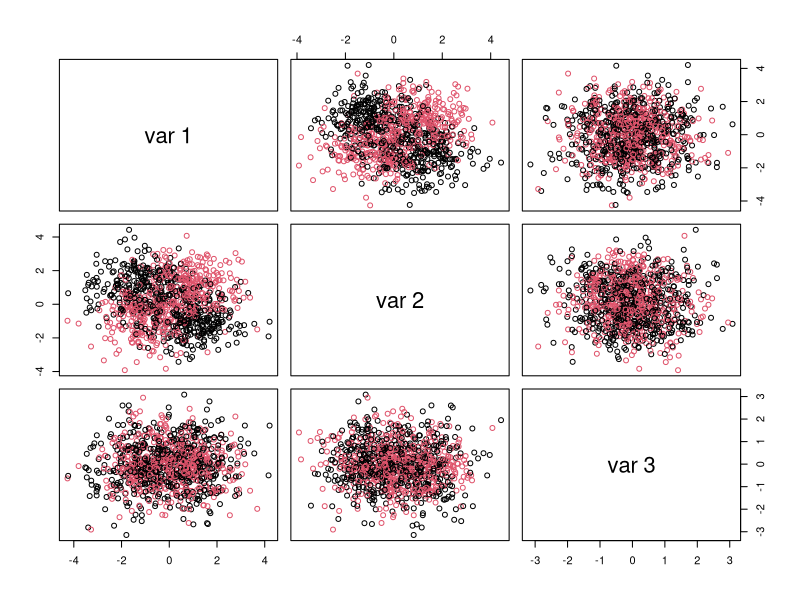
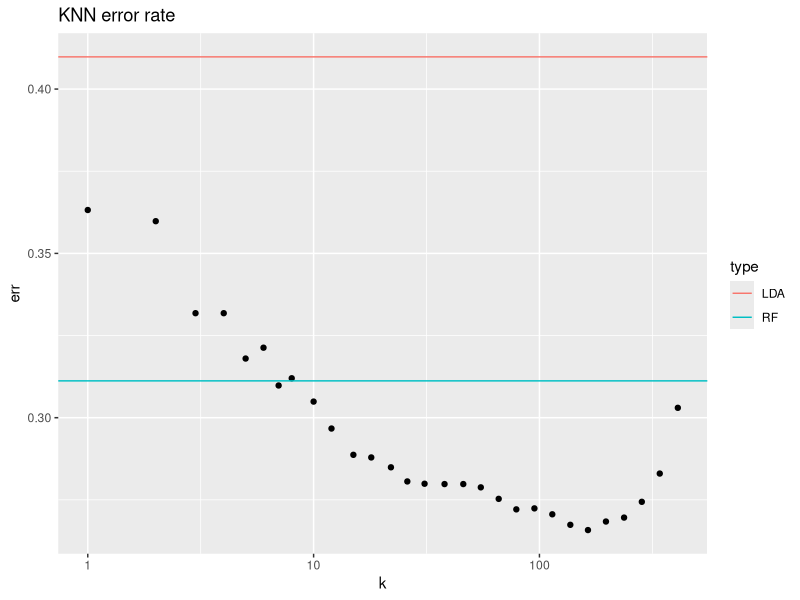
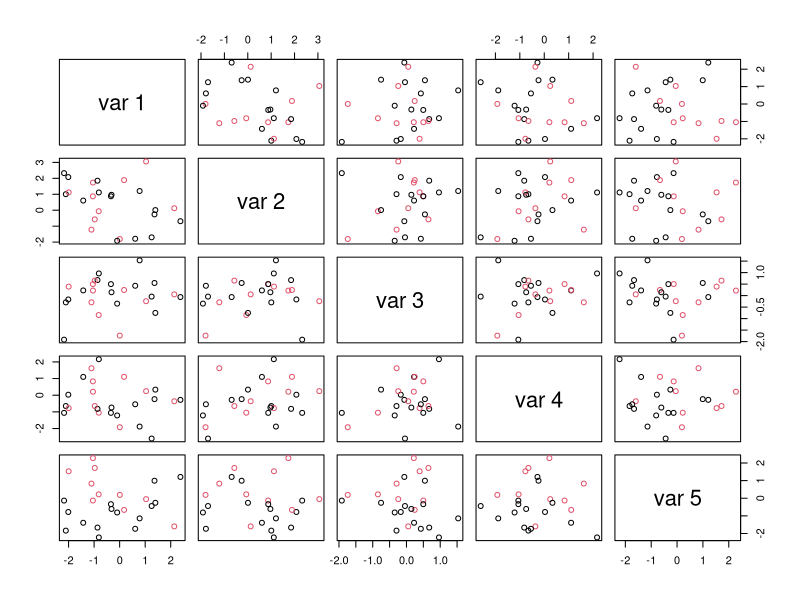
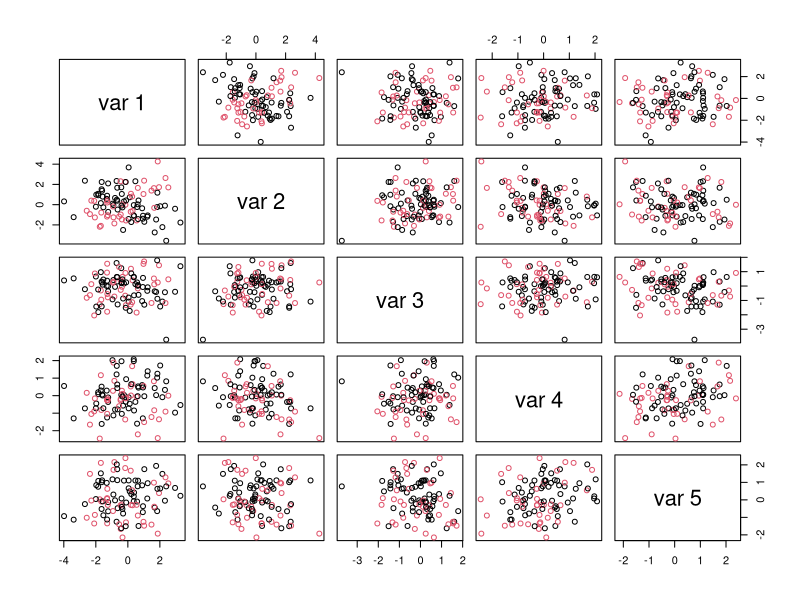
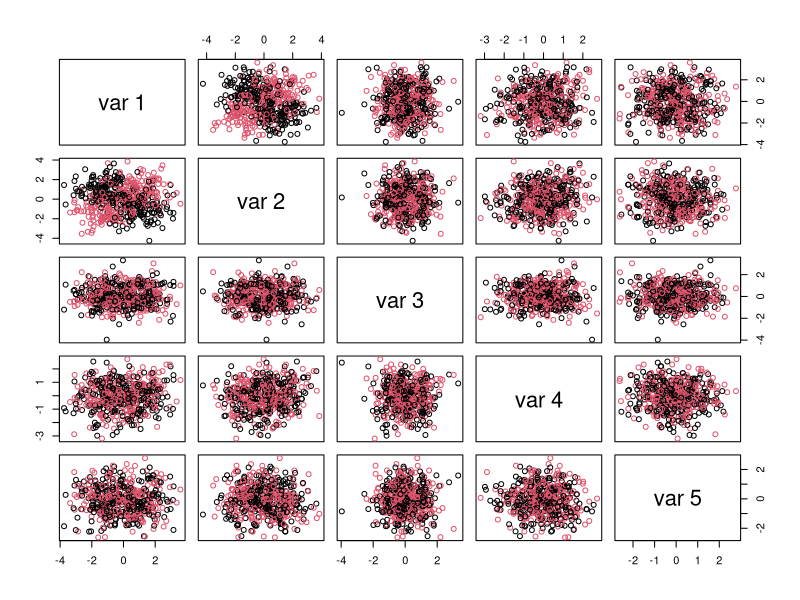
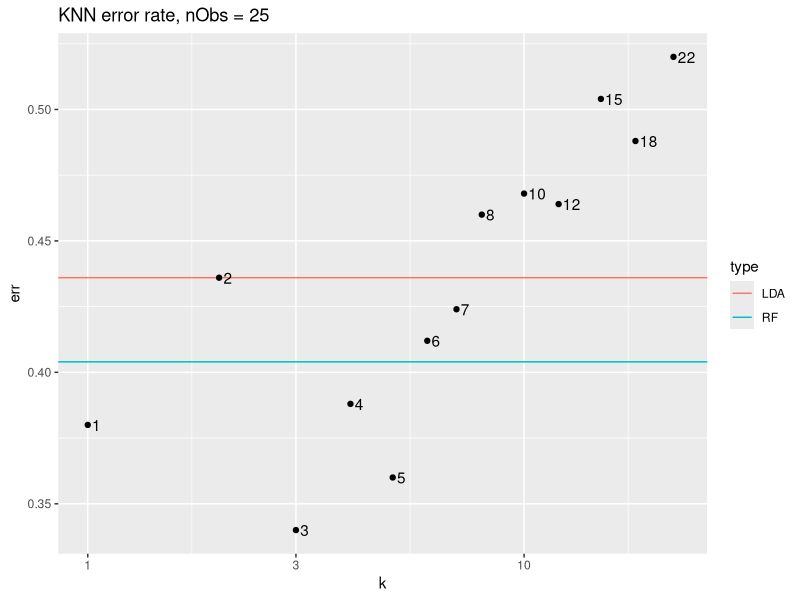
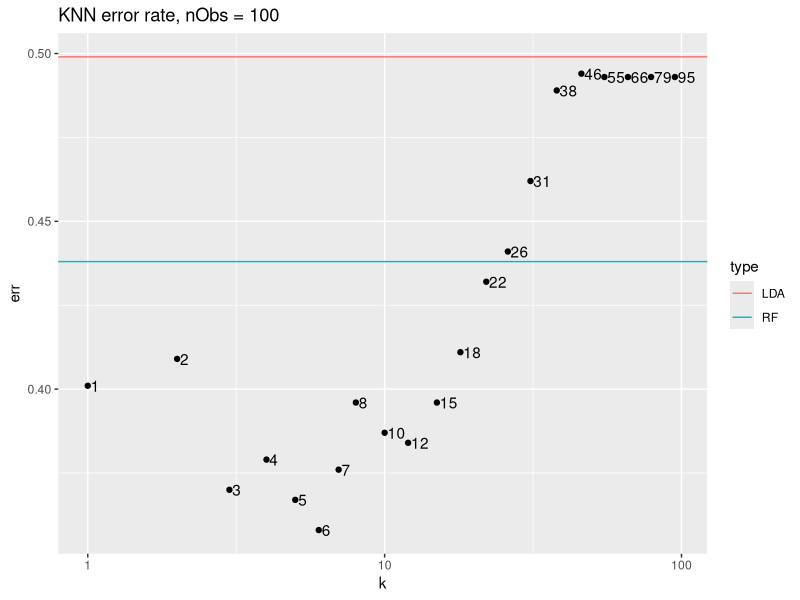
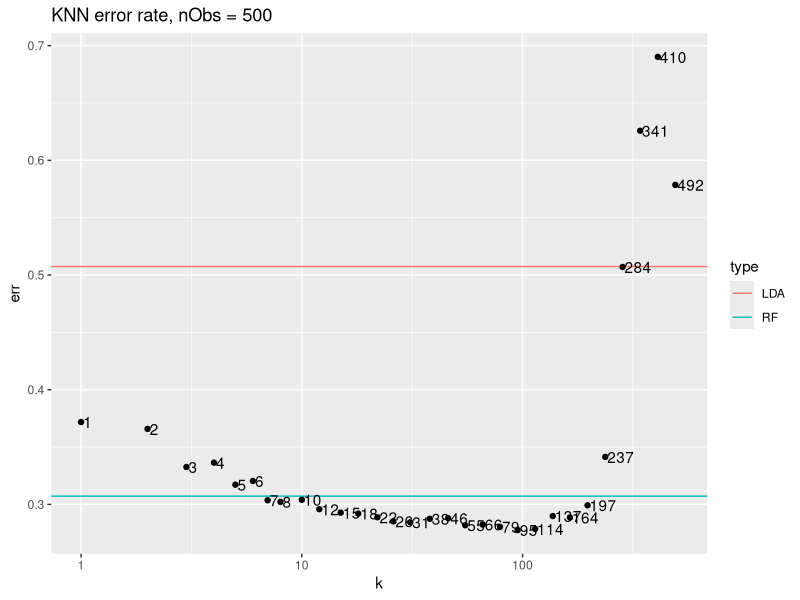

Generate these figures, in order, with R: (Note: a time limit stopped this script after it produced the figures.)
## ---- chunk 1
library(randomForest)
library(MASS)
library(class)
library(ggplot2)
knitr::opts_chunk$set(echo = TRUE)
## ---- chunk 2
# How many observations:
nObs <- 1000
# How many predictors are associated with outcome:
nClassVars <- 2
# How many predictors are not:
nNoiseVars <- 1
# To modulate average difference between two classes' predictor values:
deltaClass <- 1
# Simulate training and test datasets with an interaction 
# between attribute levels associated with the outcome:
xyzTrain <- matrix(rnorm(nObs*(nClassVars+nNoiseVars)),nrow=nObs,ncol=nClassVars+nNoiseVars)
xyzTest <- matrix(rnorm(10*nObs*(nClassVars+nNoiseVars)),nrow=10*nObs,ncol=nClassVars+nNoiseVars)
classTrain <- 1
classTest <- 1
for ( iTmp in 1:nClassVars ) {
  deltaTrain <- sample(deltaClass*c(-1,1),nObs,replace=TRUE)
  xyzTrain[,iTmp] <- xyzTrain[,iTmp] + deltaTrain
  classTrain <- classTrain * deltaTrain
  deltaTest <- sample(deltaClass*c(-1,1),10*nObs,replace=TRUE)
  xyzTest[,iTmp] <- xyzTest[,iTmp] + deltaTest
  classTest <- classTest * deltaTest
}
classTrain <- factor(classTrain > 0)
table(classTrain)
# plot resulting attribute levels colored by outcome:
pairs(xyzTrain,col=as.numeric(classTrain))
## ---- chunk 3
# Fit random forest to train data, obtain test error:
rfRes <- randomForest(xyzTrain,classTrain)
rfTmpTbl <- table(classTest,predict(rfRes,newdata=xyzTest))
rfTmpTbl
## ---- chunk 4
# Fit LDA model to train data and evaluate error on the test data:
ldaRes <- lda(xyzTrain,classTrain)
ldaTmpTbl <- table(classTest,predict(ldaRes,newdata=xyzTest)$class)
ldaTmpTbl
## ---- chunk 5
# Fit KNN model at several levels of k:
dfTmp <- NULL
for ( kTmp in sort(unique(floor(1.2^(1:33)))) ) {
  knnRes <- knn(xyzTrain,xyzTest,classTrain,k=kTmp)
  tmpTbl <- table(classTest,knnRes)
  dfTmp <- rbind(dfTmp,data.frame(err=1-sum(diag(tmpTbl))/sum(tmpTbl),k=kTmp))
}
ggplot(dfTmp,aes(x=k,y=err))+geom_point()+scale_x_log10()+geom_hline(aes(yintercept = err,colour=type),data=data.frame(type=c("LDA","RF"),err=c(1-sum(diag(ldaTmpTbl))/sum(ldaTmpTbl),1-sum(diag(rfTmpTbl))/sum(rfTmpTbl))))+ggtitle("KNN error rate")
## ---- chunk 6
#create data simulator function
data.generator <- function(nObs=1000, nClassVars=2, nNoiseVars=1, deltaClass=1){
  # How many observations:
  nObs <- nObs
  # How many predictors are associated with outcome:
  nClassVars <- nClassVars
  # How many predictors are not:
  nNoiseVars <- nNoiseVars
  # To modulate average difference between two classes' predictor values:
  deltaClass <- deltaClass
  # Simulate training and test datasets with an interaction 
  # between attribute levels associated with the outcome:
  xyzTrain <- matrix(rnorm(nObs*(nClassVars+nNoiseVars)),
                     nrow=nObs,ncol=nClassVars+nNoiseVars)
  xyzTest <- matrix(rnorm(10*nObs*(nClassVars+nNoiseVars)),
                    nrow=10*nObs,ncol=nClassVars+nNoiseVars)
  classTrain <- 1
  classTest <- 1
  for ( iTmp in 1:nClassVars ) {
    deltaTrain <- sample(deltaClass*c(-1,1),nObs,replace=TRUE)
    xyzTrain[,iTmp] <- xyzTrain[,iTmp] + deltaTrain
    classTrain <- classTrain * deltaTrain
    deltaTest <- sample(deltaClass*c(-1,1),10*nObs,replace=TRUE)
    xyzTest[,iTmp] <- xyzTest[,iTmp] + deltaTest
    classTest <- classTest * deltaTest
  }
  classTrain <- factor(classTrain > 0)
  table(classTrain)
  # plot resulting attribute levels colored by outcome:
  pairs(xyzTrain,col=as.numeric(classTrain))
  # items to return:
  ret.list <- list("nObs" = nObs, 
                   "nClassVars" = nClassVars, 
                   "nNoiseVars" = nNoiseVars, 
                   "deltaClass" = deltaClass, 
                   "train" = xyzTrain, 
                   "test" = xyzTest, 
                   "classTrain" = classTrain, 
                   "classTest" = classTest)
  return(ret.list)
}
## ---- chunk 7
# simulate the data sets:
data25 <- data.generator(nObs = 25, nNoiseVars = 3)
data100 <- data.generator(nObs = 100, nNoiseVars = 3)
data500 <- data.generator(nObs = 500, nNoiseVars = 3)
## ---- chunk 8
# create the random forest function
# Fit random forest to train data, obtain test error:
rf.generator <- function( train.data, train.labels, test.data, test.labels,...){
  rfRes <- randomForest(train.data,train.labels, ...)
  rfTmpTbl <- table(test.labels,predict(rfRes,newdata=test.data))
  #list of items to return from the function:
  ret.list <- list("model" = rfRes, "prediction.table" = rfTmpTbl)
  return(ret.list)
}
## ---- chunk 9
#generate random forests:
rf25 <- rf.generator( train.data = data25$train, 
                      train.labels = data25$classTrain, 
                      test.data = data25$test,
                      test.labels = data25$classTest)
rf100 <- rf.generator( train.data = data100$train, 
                      train.labels = data100$classTrain, 
                      test.data = data100$test,
                      test.labels = data100$classTest)
rf500 <- rf.generator( train.data = data500$train, 
                      train.labels = data500$classTrain, 
                      test.data = data500$test,
                      test.labels = data500$classTest)
## ---- chunk 10
#create LDA function:
# Fit LDA model to train data and evaluate error on the test data:
lda.generator <- function( train.data, 
                           train.labels, 
                           test.data, 
                           test.labels,
                           ...){
  ldaRes <- lda(train.data, train.labels,...)
  ldaTmpTbl <- table(test.labels, predict(ldaRes, newdata=test.data)$class)
  #list of items to return from the function:
  ret.list <- list("model" = ldaRes, "prediction.table" = ldaTmpTbl)
  return(ret.list)
}
## ---- chunk 11
#generate LDA models
lda25 <- lda.generator( train.data = data25$train, 
                      train.labels = data25$classTrain, 
                      test.data = data25$test,
                      test.labels = data25$classTest)
lda100 <- lda.generator( train.data = data100$train, 
                      train.labels = data100$classTrain, 
                      test.data = data100$test,
                      test.labels = data100$classTest)
lda500 <- lda.generator( train.data = data500$train, 
                      train.labels = data500$classTrain, 
                      test.data = data500$test,
                      test.labels = data500$classTest)
## ---- chunk 12
#create the KNN function:
# Fit KNN model at several levels of k:
knn.generator <- function( nObs, 
                           train.data, 
                           train.labels, 
                           test.data, 
                           test.labels,
                           ...){
  dfTmp <- NULL
  #set list of k values to try:
  kTmp <- sort(unique(floor(1.2^(1:55))))
  #initialize loop counter (also number of k's tries)
  loopcount <- 1
  #initialize k value for the first loop
  kloop <- kTmp[1]
  #create while loop to exhaust kTmp list but not exceed the observations:
  while ( kloop < if(nObs < 501){nObs+1} else {501} ) {
    knnRes <- knn(train.data,test.data,train.labels,k=kloop,...)
    tmpTbl <- table(test.labels,knnRes)
    dfTmp <- rbind(dfTmp,
                   data.frame(err=1-sum(diag(tmpTbl))/sum(tmpTbl),
                              k=kloop))
    #advance the loop counter (also the number of k's tries so far):
    loopcount <- loopcount + 1
    #select the next k value to try:
    kloop <- kTmp[(loopcount)]
  }
  #list of items to return from the function:
  ret.list = list("model" = knnRes, "prediction.table" = dfTmp)
  return(ret.list)
}

#create the error plot function, added data labels:
compare.plot <- function(dfTmp, lda.table, rf.table, title.add){
  p <- ggplot(dfTmp,aes(x=k,y=err,label=k))+
    scale_x_log10()+
    geom_hline(aes(yintercept = err,colour=type),
               data=data.frame(type=c("LDA","RF"),
                               err=c(1-sum(diag(lda.table))/sum(lda.table),
                                     1-sum(diag(rf.table))/sum(rf.table))))+
    ggtitle(paste0("KNN error rate, ",title.add))+
    geom_point() + 
    geom_text(hjust = .01, nudge_x = 0.01)
  
  p
}
## ---- chunk 13
#generate the KNN models
knn25 <- knn.generator( nObs = 25,
                        train.data = data25$train, 
                      train.labels = data25$classTrain, 
                      test.data = data25$test,
                      test.labels = data25$classTest)
knn100 <- knn.generator( nObs = 100,
                        train.data = data100$train, 
                      train.labels = data100$classTrain, 
                      test.data = data100$test,
                      test.labels = data100$classTest)
knn500 <- knn.generator( nObs = 500,
                        train.data = data500$train, 
                      train.labels = data500$classTrain, 
                      test.data = data500$test,
                      test.labels = data500$classTest)
## ---- chunk 14
# plot error comparison:
compare.plot(dfTmp = knn25$prediction.table, 
             lda.table = lda25$prediction.table, 
             rf.table = rf25$prediction.table, 
             title.add = "nObs = 25")

compare.plot(dfTmp = knn100$prediction.table, 
             lda.table = lda100$prediction.table, 
             rf.table = rf100$prediction.table, 
             title.add = "nObs = 100")

compare.plot(dfTmp = knn500$prediction.table, 
             lda.table = lda500$prediction.table, 
             rf.table = rf500$prediction.table, 
             title.add = "nObs = 500")
## ---- chunk 15
#generate data sets
data100.delta.5 <- data.generator(nObs = 100, nNoiseVars = 3, deltaClass = 0.5)
data500.delta.5 <- data.generator(nObs = 500, nNoiseVars = 3, deltaClass = 0.5)
data100.delta1 <- data.generator(nObs = 100, nNoiseVars = 3, deltaClass = 1)
data500.delta1 <- data.generator(nObs = 500, nNoiseVars = 3, deltaClass = 1)
data100.delta2 <- data.generator(nObs = 100, nNoiseVars = 3, deltaClass = 2)
data500.delta2 <- data.generator(nObs = 500, nNoiseVars = 3, deltaClass = 2)
## ---- chunk 16
#generate random forest models:
rf100.delta.5 <- rf.generator( train.data = data100.delta.5$train, 
                      train.labels = data100.delta.5$classTrain, 
                      test.data = data100.delta.5$test,
                      test.labels = data100.delta.5$classTest)
rf500.delta.5 <- rf.generator( train.data = data500.delta.5$train, 
                      train.labels = data500.delta.5$classTrain, 
                      test.data = data500.delta.5$test,
                      test.labels = data500.delta.5$classTest)
rf100.delta1 <- rf.generator( train.data = data100.delta1$train, 
                      train.labels = data100.delta1$classTrain, 
                      test.data = data100.delta1$test,
                      test.labels = data100.delta1$classTest)
rf500.delta1 <- rf.generator( train.data = data500.delta1$train, 
                      train.labels = data500.delta1$classTrain, 
                      test.data = data500.delta1$test,
                      test.labels = data500.delta1$classTest)
rf100.delta2 <- rf.generator( train.data = data100.delta2$train, 
                      train.labels = data100.delta2$classTrain, 
                      test.data = data100.delta2$test,
                      test.labels = data100.delta2$classTest)
rf500.delta2 <- rf.generator( train.data = data500.delta2$train, 
                      train.labels = data500.delta2$classTrain, 
                      test.data = data500.delta2$test,
                      test.labels = data500.delta2$classTest)
## ---- chunk 17
#generate LDA models:
lda100.delta.5 <- lda.generator( train.data = data100.delta.5$train, 
                      train.labels = data100.delta.5$classTrain, 
                      test.data = data100.delta.5$test,
                      test.labels = data100.delta.5$classTest)
lda500.delta.5 <- lda.generator( train.data = data500.delta.5$train, 
                      train.labels = data500.delta.5$classTrain, 
                      test.data = data500.delta.5$test,
                      test.labels = data500.delta.5$classTest)
lda100.delta1 <- lda.generator( train.data = data100.delta1$train, 
                      train.labels = data100.delta1$classTrain, 
                      test.data = data100.delta1$test,
                      test.labels = data100.delta1$classTest)
lda500.delta1 <- lda.generator( train.data = data500.delta1$train, 
                      train.labels = data500.delta1$classTrain, 
                      test.data = data500.delta1$test,
                      test.labels = data500.delta1$classTest)
lda100.delta2 <- lda.generator( train.data = data100.delta2$train, 
                      train.labels = data100.delta2$classTrain, 
                      test.data = data100.delta2$test,
                      test.labels = data100.delta2$classTest)
lda500.delta2 <- lda.generator( train.data = data500.delta2$train, 
                      train.labels = data500.delta2$classTrain, 
                      test.data = data500.delta2$test,
                      test.labels = data500.delta2$classTest)
## ---- chunk 18
#generate KNN models
knn100.delta.5 <- knn.generator( nObs = 100,
                                 train.data = data100.delta.5$train, 
                      train.labels = data100.delta.5$classTrain, 
                      test.data = data100.delta.5$test,
                      test.labels = data100.delta.5$classTest)
knn500.delta.5 <- knn.generator( nObs = 500,
                                 train.data = data500.delta.5$train, 
                      train.labels = data500.delta.5$classTrain, 
                      test.data = data500.delta.5$test,
                      test.labels = data500.delta.5$classTest)
knn100.delta1 <- knn.generator( nObs = 100,
                                train.data = data100.delta1$train, 
                      train.labels = data100.delta1$classTrain, 
                      test.data = data100.delta1$test,
                      test.labels = data100.delta1$classTest)
knn500.delta1 <- knn.generator( nObs = 500,
                                train.data = data500.delta1$train, 
                      train.labels = data500.delta1$classTrain, 
                      test.data = data500.delta1$test,
                      test.labels = data500.delta1$classTest)
knn100.delta2 <- knn.generator( nObs = 100,
                                train.data = data100.delta2$train, 
                      train.labels = data100.delta2$classTrain, 
                      test.data = data100.delta2$test,
                      test.labels = data100.delta2$classTest)
knn500.delta2 <- knn.generator( nObs = 500,
                                train.data = data500.delta2$train, 
                      train.labels = data500.delta2$classTrain, 
                      test.data = data500.delta2$test,
                      test.labels = data500.delta2$classTest)
## ---- chunk 19
#generate error plots with delta=0.5:
compare.plot(dfTmp = knn100.delta.5$prediction.table, 
             lda.table = lda100.delta.5$prediction.table, 
             rf.table = rf100.delta.5$prediction.table, 
             title.add = "nObs = 100, delta = 0.5")

compare.plot(dfTmp = knn500.delta.5$prediction.table, 
             lda.table = lda500.delta.5$prediction.table, 
             rf.table = rf500.delta.5$prediction.table, 
             title.add = "nObs = 500, delta = 0.5")
## ---- chunk 20
#generate error plots with delta=1:
compare.plot(dfTmp = knn100.delta1$prediction.table, 
             lda.table = lda100.delta1$prediction.table, 
             rf.table = rf100.delta1$prediction.table, 
             title.add = "nObs = 100, delta = 1")

compare.plot(dfTmp = knn500.delta1$prediction.table, 
             lda.table = lda500.delta1$prediction.table, 
             rf.table = rf500.delta1$prediction.table, 
             title.add = "nObs = 500, delta = 1")
## ---- chunk 21
#generate error plots with delta = 2:
compare.plot(dfTmp = knn100.delta2$prediction.table, 
             lda.table = lda100.delta2$prediction.table, 
             rf.table = rf100.delta2$prediction.table, 
             title.add = "nObs = 100, delta = 2")

compare.plot(dfTmp = knn500.delta2$prediction.table, 
             lda.table = lda500.delta2$prediction.table, 
             rf.table = rf500.delta2$prediction.table, 
             title.add = "nObs = 500, delta = 2")
## ---- chunk 22
#set treatment levels for nClassVars and nNoiseVars
nClassVars = c(2,5)
nNoiseVars = c(1,3,10)

#create storage for loop data and initialize the iteration counter:
#space to store hyperparater settings for each loop:
settings = list()
#model results storage:
knns = list()
ldas = list()
rfs = list()
#storage counter initialization:
iterations = 1

for (i in nClassVars){
  for (j in nNoiseVars){
    #create one spot to change key hyperparameters:
    nObs = 500
    deltaClass = 2
    #store settings for this loop:
    settings[[iterations]] <- list("nObs" = nObs, 
                                   "nNoiseVars" = j, 
                                   "nClassVars" = i, 
                                   "deltaClass" = deltaClass)
    #simulate data for the loop:
    data <- data.generator(nObs = nObs, 
                           nNoiseVars = j, 
                           nClassVars = i, 
                           deltaClass = deltaClass)
    #generate random forest model and save its prediction results
    rfs[[iterations]] <- rf.generator( train.data = data$train, 
                                  train.labels = data$classTrain, 
                                  test.data = data$test,
                                  test.labels = data$classTest)$prediction.table
    #generate LDA model and save its prediction results
    ldas[[iterations]] <- lda.generator( train.data = data$train, 
                                  train.labels = data$classTrain, 
                                  test.data = data$test,
                                  test.labels = data$classTest)$prediction.table
    #generate KNN models and save its predictoin results
    knns[[iterations]] <- knn.generator( nObs = nObs,
                                  train.data = data$train, 
                                  train.labels = data$classTrain, 
                                  test.data = data$test,
                                  test.labels = data$classTest)$prediction.table
    #advance storage counter
    iterations = iterations + 1
  }
}
## ---- chunk 23
#plot all error comparisons:
compare.plot(dfTmp = knns[[1]], lda.table = ldas[[1]], rf.table = rfs[[1]], 
             title.add = paste0("nObs=",settings[[1]]$nObs,", nNoiseVars=",
                                settings[[1]]$nNoiseVars,", nClassVars=",
                                settings[[1]]$nClassVars,", deltaClass=",
                                settings[[1]]$deltaClass))

compare.plot(dfTmp = knns[[2]], lda.table = ldas[[2]], rf.table = rfs[[2]], 
             title.add = paste0("nObs=",settings[[2]]$nObs,", nNoiseVars=",
                                settings[[2]]$nNoiseVars,", nClassVars=",
                                settings[[2]]$nClassVars,", deltaClass=",
                                settings[[2]]$deltaClass))

compare.plot(dfTmp = knns[[3]], lda.table = ldas[[3]], rf.table = rfs[[3]], 
             title.add = paste0("nObs=",settings[[3]]$nObs,", nNoiseVars=",
                                settings[[3]]$nNoiseVars,", nClassVars=",
                                settings[[3]]$nClassVars,", deltaClass=",
                                settings[[3]]$deltaClass))

compare.plot(dfTmp = knns[[4]], lda.table = ldas[[4]], rf.table = rfs[[4]], 
             title.add = paste0("nObs=",settings[[4]]$nObs,", nNoiseVars=",
                                settings[[4]]$nNoiseVars,", nClassVars=",
                                settings[[4]]$nClassVars,", deltaClass=",
                                settings[[4]]$deltaClass))

compare.plot(dfTmp = knns[[5]], lda.table = ldas[[5]], rf.table = rfs[[5]], 
             title.add = paste0("nObs=",settings[[5]]$nObs,", nNoiseVars=",
                                settings[[5]]$nNoiseVars,", nClassVars=",
                                settings[[5]]$nClassVars,", deltaClass=",
                                settings[[5]]$deltaClass))

compare.plot(dfTmp = knns[[6]], lda.table = ldas[[6]], rf.table = rfs[[6]], 
             title.add = paste0("nObs=",settings[[6]]$nObs,", nNoiseVars=",
                                settings[[6]]$nNoiseVars,", nClassVars=",
                                settings[[6]]$nClassVars,", deltaClass=",
                                settings[[6]]$deltaClass))
## ---- chunk 24
#simulate the data:
data4 <- data.generator(nObs = 5000, 
                        deltaClass = 2, 
                        nClassVars = 3, 
                        nNoiseVars = 20)
## ---- chunk 25
#generate 3 random forest models with different mtry values
rfm2 <- rf.generator(train.data = data4$train,
                     train.labels = data4$classTrain,
                     test.data = data4$test,
                     test.labels = data4$classTest,
                     mtry = 2)
rfm5 <- rf.generator(train.data = data4$train,
                     train.labels = data4$classTrain,
                     test.data = data4$test,
                     test.labels = data4$classTest,
                     mtry = 5)
rfm10 <- rf.generator(train.data = data4$train,
                     train.labels = data4$classTrain,
                     test.data = data4$test,
                     test.labels = data4$classTest,
                     mtry = 10)
## ---- chunk 26
#generate LDA model; only 1 necessary because mtry is only in the rf model
lda4 <- lda.generator(train.data = data4$train,
                      train.labels = data4$classTrain,
                      test.data = data4$test,
                      test.labels = data4$classTest)
## ---- chunk 27
#generate knn models; only 1 necessary because mtry is only in the rf model
knn4 <- knn.generator(nObs = data4$nObs,
                      train.data = data4$train,
                      train.labels = data4$classTrain,
                      test.data = data4$test,
                      test.labels = data4$classTest,
                      use.all = FALSE)
## ---- chunk 28
#generate comparison error plots
compare.plot(dfTmp = knn4$prediction.table, lda.table = lda4$prediction.table, 
             rf.table = rfm2$prediction.table, title.add = "mtry=2")

compare.plot(dfTmp = knn4$prediction.table, lda.table = lda4$prediction.table, 
             rf.table = rfm5$prediction.table, title.add = "mtry=5")

compare.plot(dfTmp = knn4$prediction.table, lda.table = lda4$prediction.table, 
             rf.table = rfm10$prediction.table, title.add = "mtry=10")
